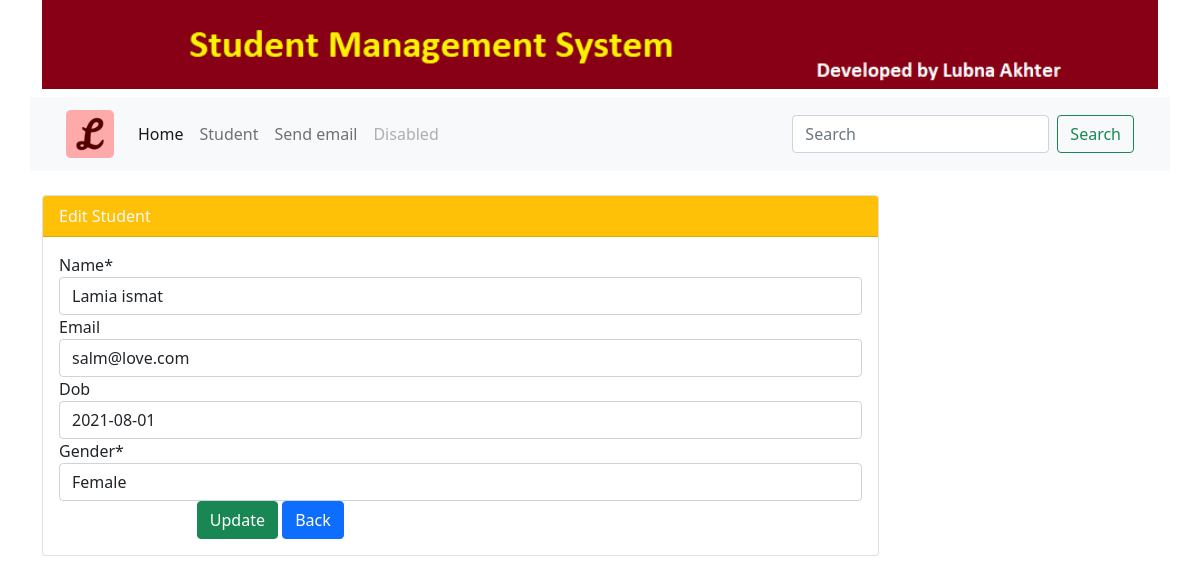
The page /std/edit/191 on the database its author committed.
### myapp/models.py (models this page shows, shortened)
class Student(models.Model):
    GENDER_CHOICES = [('Male', 'Male'),('Female', 'Female')]  #[(tuple)], ('Male', 'Male') one for desply one male for value
    id = models.AutoField(primary_key = True)
    name = models.CharField(max_length = 100)
    email = models.EmailField(unique = True, blank = True)
    dob = models.DateField(default = datetime.now, blank = True)
    gender = models.CharField(max_length = 6, choices = GENDER_CHOICES, default = 'Male', )

### myapp/views.py (the view)
# urls.py: path('edit/<int:id>', views.edit, name = 'edit'),
def edit(request,id):
    student = Student.objects.get(pk = id)
    form = StudentForm(request.POST or None, instance = student)
    context = {'title':'edit', 'student':student, 'form': form}
    return render(request, 'student/edit.html', context)

### myapp/forms.py
class StudentForm(forms.ModelForm):
    class Meta:
        model = Student
        fields = "__all__"

### templates/student/edit.html (shortened to what this page needs)
{% extends 'base.html' %}
{% block content %}
        <form action="{% url 'student:update' student.id %}" method="POST">
            <div class="card w-75">
                <div class="card-header bg-warning text-light">
                  Edit Student
                </div>
                <div class="card-body">
                    {% load crispy_forms_tags%}
                    {{ form | crispy}}
                    <div class="form-group row">
                        <label class="col-sm-2 col-form-label"></label>
                        <div class="col-sm-10">
                            <button type="submit" class="btn btn-success">Update</button>
                            <a href="{% url 'student:home' %}" class="btn btn-primary">Back</a>
                        </div>
                    </div>
                </div>
              </div>
        </form>
{% endblock %}

### rows shown on the page
Student: name "Lamia ismat", email "salm@love.com", dob "2021-08-01", gender "Female"
